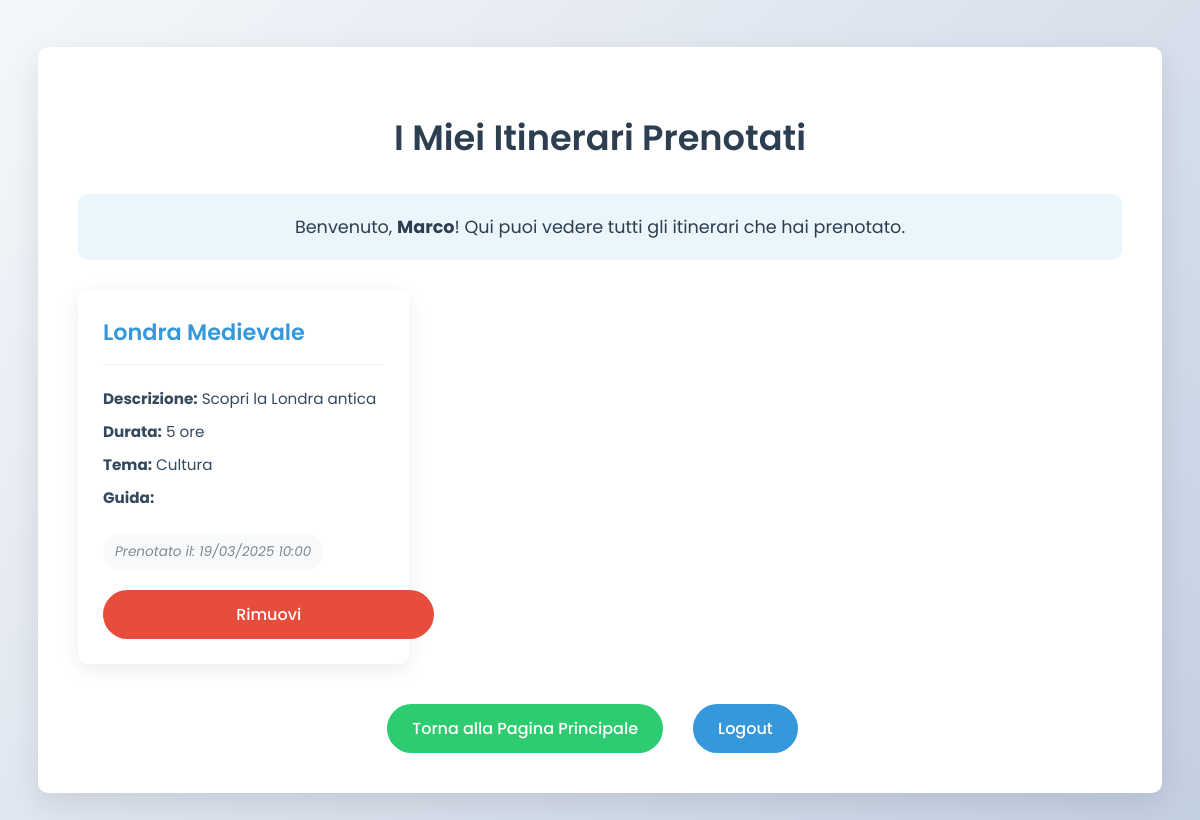
Page /itinerari_prenotati/ (signed in) on the earlier database version.
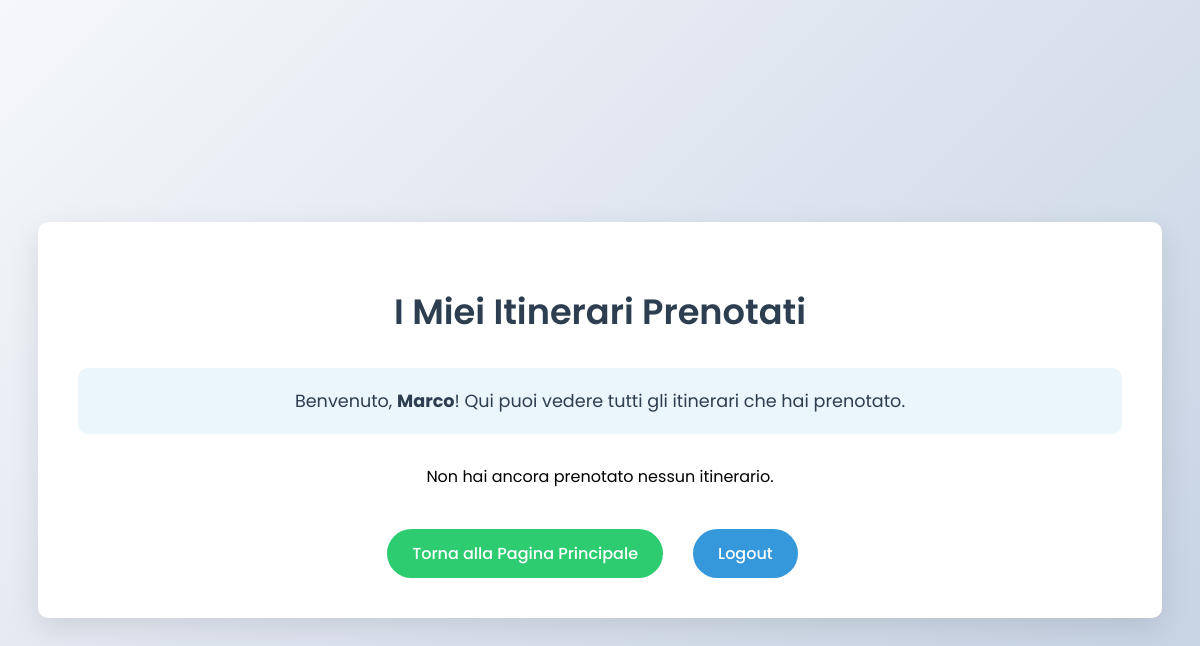
Same page on the later database version.
### Itinerari/models.py (models this page shows, shortened)
class Turista(models.Model):
    nome = models.CharField(max_length=100, null=True)
    cognome = models.CharField(max_length=100, null=True)
    username = models.CharField(max_length=100, primary_key=True)
    password = models.CharField(max_length=100, null=True)
    email = models.EmailField(max_length=100, null=True,unique=True)
    nazionalita = models.CharField(max_length=100, null=True)

class Prenotazione(models.Model):
    Id_prenotazione = models.AutoField(primary_key=True)
    turista = models.ForeignKey(Turista, on_delete=models.CASCADE)
    itinerario = models.ForeignKey(Itinerario, on_delete=models.CASCADE, null=True)
    data_prenotazione = models.DateTimeField(default=timezone.now)

class Itinerario(models.Model):
    id_itinerario = models.AutoField(primary_key=True)
    titolo = models.CharField(max_length=100, null=True)
    descrizione = models.CharField(max_length=100, null=True)
    durata = models.CharField(max_length=100, null=True)
    maxpartecipanti = models.IntegerField()
    tema = models.CharField(max_length=100, null=True)
    stato = models.BooleanField()
    guida = models.ForeignKey(Guida, on_delete=models.CASCADE, null=True)

### Itinerari/views.py (the view)
# urls.py: path('itinerari_prenotati/', views.itinerari_prenotati, name='itinerari_prenotati'),
def itinerari_prenotati(request):
    if 'turista_username' not in request.session:
        return redirect('login_turista')
    username = request.session.get('turista_username')
    nome = request.session.get('turista_nome')
    try:
        turista = Turista.objects.get(username=username)
        prenotazioni = Prenotazione.objects.filter(turista=turista)
        return render(request, 'itinerari_prenotati.html', {
            'username': username,
            'nome': nome,
            'prenotazioni': prenotazioni
        })
    except Exception as e:
        return redirect('principale')

### templates/itinerari_prenotati.html (shortened to what this page needs)
<!DOCTYPE html>
<html lang="en">
<head>
</head>
<body>
    <div class="container">
        <h1>I Miei Itinerari Prenotati</h1>
        <div class="welcome-message">
            Benvenuto, <strong>{{ nome }}</strong>! Qui puoi vedere tutti gli itinerari che hai prenotato.
        </div>
        <div class="prenotazioni-container">
            {% if prenotazioni %}
                <div class="prenotazioni-list">
                    {% for prenotazione in prenotazioni %}
                        <div class="prenotazione-card">
                            <h3>{{ prenotazione.itinerario.titolo }}</h3>
                            <p><strong>Descrizione:</strong> {{ prenotazione.itinerario.descrizione }}</p>
                            <p><strong>Durata:</strong> {{ prenotazione.itinerario.durata }}</p>
                            <p><strong>Tema:</strong> {{ prenotazione.itinerario.tema }}</p>
                            <p><strong>Guida:</strong> {{ prenotazione.guida.nome }} {{ prenotazione.guida.cognome }}</p>
                            <div class="date-info">
                                Prenotato il: {{ prenotazione.data_prenotazione|date:"d/m/Y H:i" }}
                            </div>
                            <a href="{% url 'rimuovi_prenotazione' prenotazione.Id_prenotazione %}" class="button remove-button">Rimuovi</a>
                        </div>
                    {% endfor %}
                </div>
            {% else %}
                <p style="text-align: center;">Non hai ancora prenotato nessun itinerario.</p>
            {% endif %}
        </div>
        <div class="menu-buttons">
            <a href="{% url 'principale' %}" class="button back-button">Torna alla Pagina Principale</a>
            <a href="{% url 'benvenuto' %}" class="button">Logout</a>
        </div>
    </div>
</body>
</html>

### templates/itinerari_prenotati.html (style rules this page uses)
body { font-family: 'Poppins', sans-serif; margin: 0; padding: 0; background: linear-gradient(135deg, #f5f7fa 0%, #c3cfe2 100%); min-height: 100vh; display: flex; flex-direction: column; align-items: center; justify-content: center; padding: 20px; }
.container { max-width: 1200px; width: 90%; background-color: white; padding: 40px; border-radius: 10px; box-shadow: 0 10px 30px rgba(0,0,0,0.1); }
h1, h2 { text-align: center; color: #2c3e50; font-weight: 600; }
h1 { font-size: 2.2rem; margin-bottom: 30px; }
.welcome-message { font-size: 1.1rem; margin-bottom: 30px; padding: 20px; background-color: rgba(52, 152, 219, 0.1); border-radius: 10px; text-align: center; color: #2c3e50; }
.prenotazioni-container { margin-bottom: 40px; }
.button { display: inline-block; background-color: #3498db; color: white; padding: 12px 25px; text-decoration: none; border-radius: 50px; cursor: pointer; font-size: 1rem; font-weight: 500; margin-right: 15px; border: none; transition: all 0.3s ease; text-align: center; }
.back-button { background-color: #2ecc71; }
.menu-buttons { display: flex; justify-content: center; margin-top: 30px; flex-wrap: wrap; gap: 15px; }

Differences in the rows shown:
removed Prenotazione: itinerario.titolo "Londra Medievale", itinerario.descrizione "Scopri la Londra antica", itinerario.durata "5 ore", itinerario.tema "Cultura", data_prenotazione "19/03/2025 10:00"
Other differences:
text now shown: "Non hai ancora prenotato nessun itinerario."
